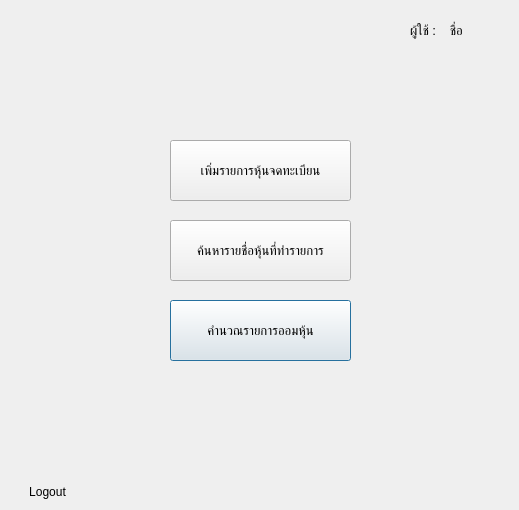
<?xml version="1.0" encoding="UTF-8"?>
<ui version="4.0">
 <class>Home</class>
 <widget class="QDialog" name="Home">
  <property name="geometry">
   <rect>
    <x>0</x>
    <y>0</y>
    <width>519</width>
    <height>510</height>
   </rect>
  </property>
  <property name="windowTitle">
   <string>Dialog</string>
  </property>
  <widget class="QLabel" name="lblRealPrice">
   <property name="geometry">
    <rect>
     <x>190</x>
     <y>510</y>
     <width>131</width>
     <height>21</height>
    </rect>
   </property>
   <property name="font">
    <font>
     <pointsize>12</pointsize>
    </font>
   </property>
   <property name="text">
    <string/>
   </property>
  </widget>
  <widget class="QPushButton" name="pushButton">
   <property name="geometry">
    <rect>
     <x>170</x>
     <y>300</y>
     <width>181</width>
     <height>61</height>
    </rect>
   </property>
   <property name="font">
    <font>
     <pointsize>10</pointsize>
    </font>
   </property>
   <property name="text">
    <string>คำนวณรายการออมหุ้น</string>
   </property>
  </widget>
  <widget class="QPushButton" name="pushButton_2">
   <property name="geometry">
    <rect>
     <x>170</x>
     <y>220</y>
     <width>181</width>
     <height>61</height>
    </rect>
   </property>
   <property name="font">
    <font>
     <pointsize>10</pointsize>
    </font>
   </property>
   <property name="text">
    <string>ค้นหารายชื่อหุ้นที่ทำรายการ</string>
   </property>
  </widget>
  <widget class="QPushButton" name="pushButton_3">
   <property name="geometry">
    <rect>
     <x>170</x>
     <y>140</y>
     <width>181</width>
     <height>61</height>
    </rect>
   </property>
   <property name="font">
    <font>
     <pointsize>10</pointsize>
    </font>
   </property>
   <property name="contextMenuPolicy">
    <enum>Qt::CustomContextMenu</enum>
   </property>
   <property name="text">
    <string>เพิ่มรายการหุ้นจดทะเบียน</string>
   </property>
  </widget>
  <widget class="QPushButton" name="btnLogout">
   <property name="geometry">
    <rect>
     <x>10</x>
     <y>480</y>
     <width>75</width>
     <height>23</height>
    </rect>
   </property>
   <property name="text">
    <string>Logout</string>
   </property>
   <property name="checkable">
    <bool>false</bool>
   </property>
   <property name="autoRepeat">
    <bool>false</bool>
   </property>
   <property name="autoExclusive">
    <bool>false</bool>
   </property>
   <property name="default">
    <bool>false</bool>
   </property>
   <property name="flat">
    <bool>true</bool>
   </property>
  </widget>
  <widget class="QLabel" name="label_5">
   <property name="geometry">
    <rect>
     <x>410</x>
     <y>20</y>
     <width>31</width>
     <height>21</height>
    </rect>
   </property>
   <property name="font">
    <font>
     <pointsize>10</pointsize>
    </font>
   </property>
   <property name="text">
    <string>ผู้ใช้ :</string>
   </property>
  </widget>
  <widget class="QLabel" name="lblUserName">
   <property name="geometry">
    <rect>
     <x>450</x>
     <y>20</y>
     <width>101</width>
     <height>21</height>
    </rect>
   </property>
   <property name="font">
    <font>
     <pointsize>10</pointsize>
    </font>
   </property>
   <property name="text">
    <string>ชื่อ</string>
   </property>
  </widget>
 </widget>
 <resources/>
 <connections/>
</ui>
